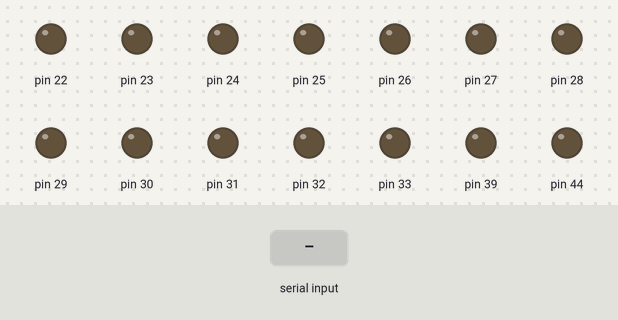
Bench run of a sketch on a simulated Arduino Mega 2560, built with avr-gcc and run on an emulated ATmega2560. Shown: output pins drawn as LEDs (lit = HIGH). Inputs (shaded band) come from the test bench. What the sketch prints to the serial monitor is not drawn.

Above: at 1.2 s.
1.3 s: "athens 1\n" received over the second serial link
At 2.5 s:
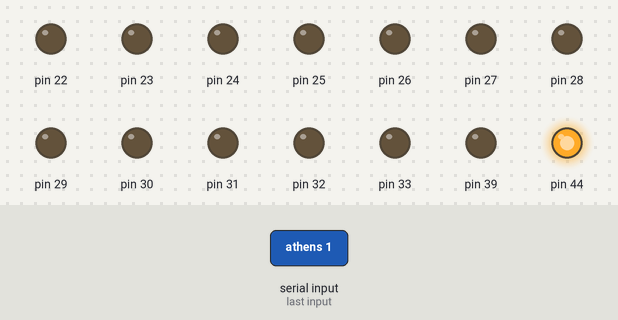
2.8 s: " \n" received over the second serial link
At 3.7 s:
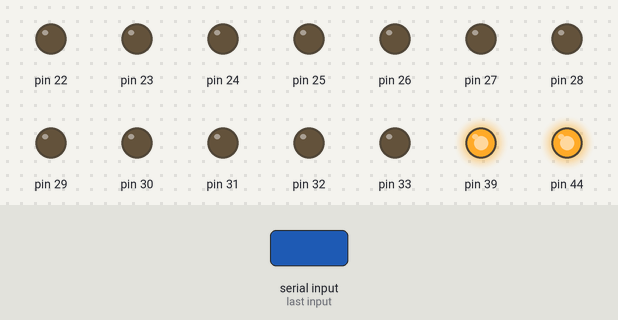
4.3 s: "athens\n" received over the second serial link
At 4.9 s:
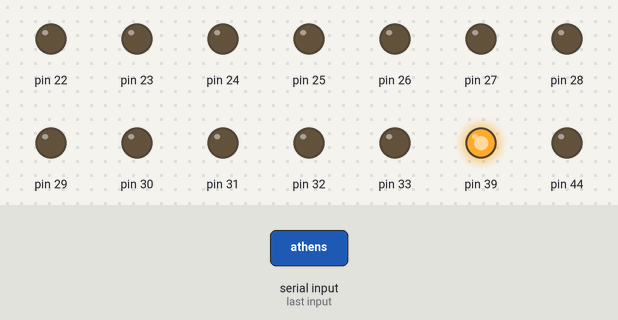
5.8 s: "concorde 1\n" received over the second serial link
At 7.0 s:
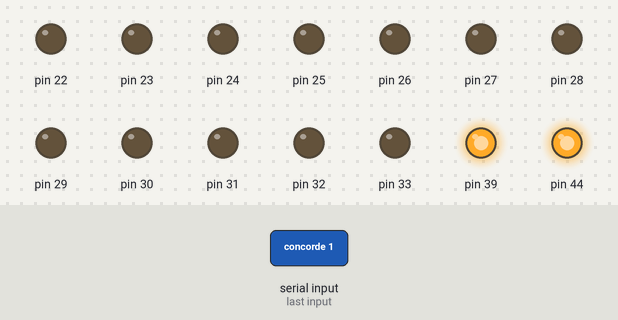
7.3 s: "concorde\n" received over the second serial link
At 8.3 s:
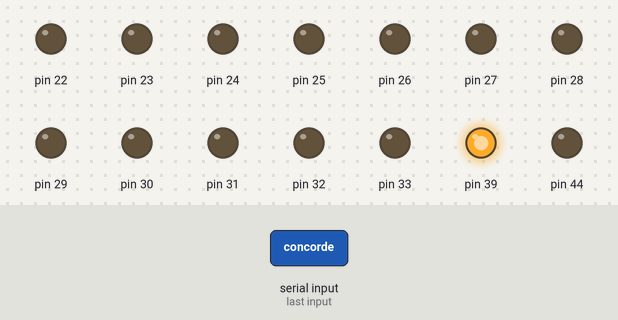
Timing chart, 0 to 9.8 s (numbered marks = the images above; inputs shaded):
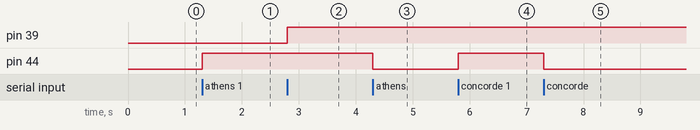

The sketch:

line_2_.ino
```cpp
#include<SoftwareSerial.h>

SoftwareSerial MainboardSerial(12, 13);
SoftwareSerial LineSerial(10, 11);

int athens_led[9] = {22, 23, 24, 25, 26, 27, 28, 29, 30};
int concorde_led[3] = {51, 52, 53};
int copenhagen_led[9] = {31, 32, 33, 36, 37, 38, 39, 40, 41};
int stockholm_led[9] = {42, 43, 44, 45, 46, 47, 48, 49, 50};

String pl[4] = {"red", "blue", "yellow", "green"};

String land[11][11] = {
  { "start", "taipei", "golden_key", "beijing", "manila", "jeju_island", "singapore", "golden_key", "cairo", "istanbul", "island"},
  { "seoul", " ", " ", " ", " ", " ", " ", " ", " ", " ", "athens"},
  { "welfarefund", " ", " ", " ", " ", " ", " ", " ", " ", " ", "golden_key"},
  { "new_york", " ", " ", " ", " ", " ", " ", " ", " ", " ", "copenhagen"},
  { "london", " ", " ", " ", " ", " ", " ", " ", " ", " ", "stockholm"},
  { "golden_key", " ", " ", " ", " ", " ", " ", " ", " ", " ", "concorde"},
  { "rome", " ", " ", " ", " ", " ", " ", " ", " ", " ", "bern"},
  { "paris", " ", " ", " ", " ", " ", " ", " ", " ", " ", "golden_key"},
  { "columbia", " ", " ", " ", " ", " ", " ", " ", " ", " ", "berlin"},
  { "tokyo", " ", " ", " ", " ", " ", " ", " ", " ", " ", "athens"},
  { "spacetravel", "madrid", "queen_elizabeth", "lisbon", "hawaii", "busan", "sydney", "sao_paulo", "golden_key", "buenosaires", "welfarefund"},
};

String data = "";
int blank = 0;

void setup() {
  for (int i = 22; i <= 51; i++) {
    pinMode(i, OUTPUT);
  }
  Serial.begin(9600);
  while (!Serial) {
    ; //시리얼통신이 연결되지 않았다면 코드 실행을 멈추고 무한 반복
  }


  Serial.println("Hello World!");

  //블루투스와 아두이노의 통신속도를 9600으로 설정
  MainboardSerial.begin(9600);
  LineSerial.begin(9600);
}

void loop() { //코드를 무한반복합니다.
  if (MainboardSerial.available()) {
    data = MainboardSerial.readStringUntil('\n');
    blank = data.indexOf(' ');
    if( blank == -1 ){
      String country = sendBuyBuilding(data, " ");
      if(country != " "){
        ledOn("off", country, 3);
      }
    } else {
      String country = sendBuyBuilding(slicing(), data);
      if(country != " "){
        int player = slicing().toInt();
        int building = slicing().toInt();
        ledOn(pl[player], country, (building - 1) * 3);
      }
    }
  }
}

void redPlayer(int redPin, int greenPin, int bluePin) {
  digitalWrite(redPin, HIGH);
  digitalWrite(greenPin, LOW);
  digitalWrite(bluePin, LOW);
}

void greenPlayer(int redPin, int greenPin, int bluePin) {
  digitalWrite(redPin, LOW);
  digitalWrite(greenPin, HIGH);
  digitalWrite(bluePin, LOW);
}

void bluePlayer(int redPin, int greenPin, int bluePin) {
  digitalWrite(redPin, LOW);
  digitalWrite(greenPin, LOW);
  digitalWrite(bluePin, HIGH);
}

void yellowPlayer(int redPin, int greenPin, int bluePin) {
  digitalWrite(redPin, HIGH);
  digitalWrite(greenPin, HIGH);
  digitalWrite(bluePin, LOW);
}

void ledOff(int redPin, int greenPin, int bluePin){
  digitalWrite(redPin, LOW);
  digitalWrite(greenPin, LOW);
  digitalWrite(bluePin, LOW);
}

void ledOn(String player, String country, int building){
  if(country == "athens"){
    athens(player, building);
  } else if (country == "concorde"){
    concorde(player);
  } else if(country == "copenhagen"){
    copenhagen(player, building);
  } else{
    stockholm(player, building);
  }
}

void athens(String player, int building) {
  if(player == "red"){
    redPlayer(22+building, 23+building, 24+building);
  } else if (player == "green"){
    greenPlayer(22+building, 23+building, 24+building);
  } else if(player == "blue"){
    bluePlayer(22+building, 23+building, 24+building);
  } else if(player =="yellow"){
    yellowPlayer(22+building, 23+building, 24+building);
  } else {
    for(int i = 0;i < building;i++){
      ledOff(22+i*3, 23+i*3, 24+i*3);
    }
  }
}

void concorde(String player) {
  if(player == "red"){
    redPlayer(51, 52, 53);
  } else if (player == "green"){
    greenPlayer(51, 52, 53);
  } else if(player == "blue"){
    bluePlayer(51, 52, 53);
  } else if(player =="yellow"){
    yellowPlayer(51, 52, 53);
  } else {
    ledOff(51, 52, 53);
  }
}

void copenhagen(String player, int building) {
  if(building != 0){
    building += 2;
  }
  if(player == "red"){
    redPlayer(31+building, 32+building, 33+building);
  } else if (player == "green"){
    greenPlayer(31+building, 32+building, 33+building);
  } else if(player == "blue"){
    bluePlayer(31+building, 32+building, 33+building);
  } else if(player =="yellow"){
    yellowPlayer(31+building, 32+building, 33+building);
  } else {
    for(int i = 0;i < 3;i++){
      if(i != 0){
        i = i*3+2;
      }
      ledOff(31+i, 32+i, 33+i);
    }
  }
}

void stockholm(String player, int building){
  if(player == "red"){
    redPlayer(42+building, 43+building, 44+building);
  } else if (player == "green"){
    greenPlayer(42+building, 43+building, 44+building);
  } else if(player == "blue"){
    bluePlayer(42+building, 43+building, 44+building);
  } else if(player =="yellow"){
    yellowPlayer(42+building, 43+building, 44+building);
  } else {
    for(int i = 0;i < building;i++){
      ledOff(42+i*3, 43+i*3, 44+i*3);
    }
  }
}

String slicing(){
  blank = data.indexOf(" ");
  if (blank == -1){
    return data;
  }
  String info = data.substring(0, blank);
  int dataLength = data.length();
  data = data.substring(blank + 1, dataLength);
  return info;
}

String sendBuyBuilding(String data, String info){
  int blank = data.indexOf(',');
  int dataLength = data.length();
  int x = data.substring(0, blank).toInt();
  int y = data.substring(blank + 1, dataLength).toInt();
  if(x > 5){
    if(info == " "){
      LineSerial.println(land[x][y]);
    } else {
      LineSerial.println(land[x][y] + " " + info);
    }
  } else {
    return land[x][y];
  }
  return " ";
}
```

Measured:
- after the input at 1.3 s, pin 44: LOW → HIGH at once
- after the input at 2.8 s, pin 39: LOW → HIGH at once
- after the input at 4.3 s, pin 44: HIGH → LOW at once
- after the input at 5.8 s, pin 44: LOW → HIGH at once
- after the input at 7.3 s, pin 44: HIGH → LOW at once
